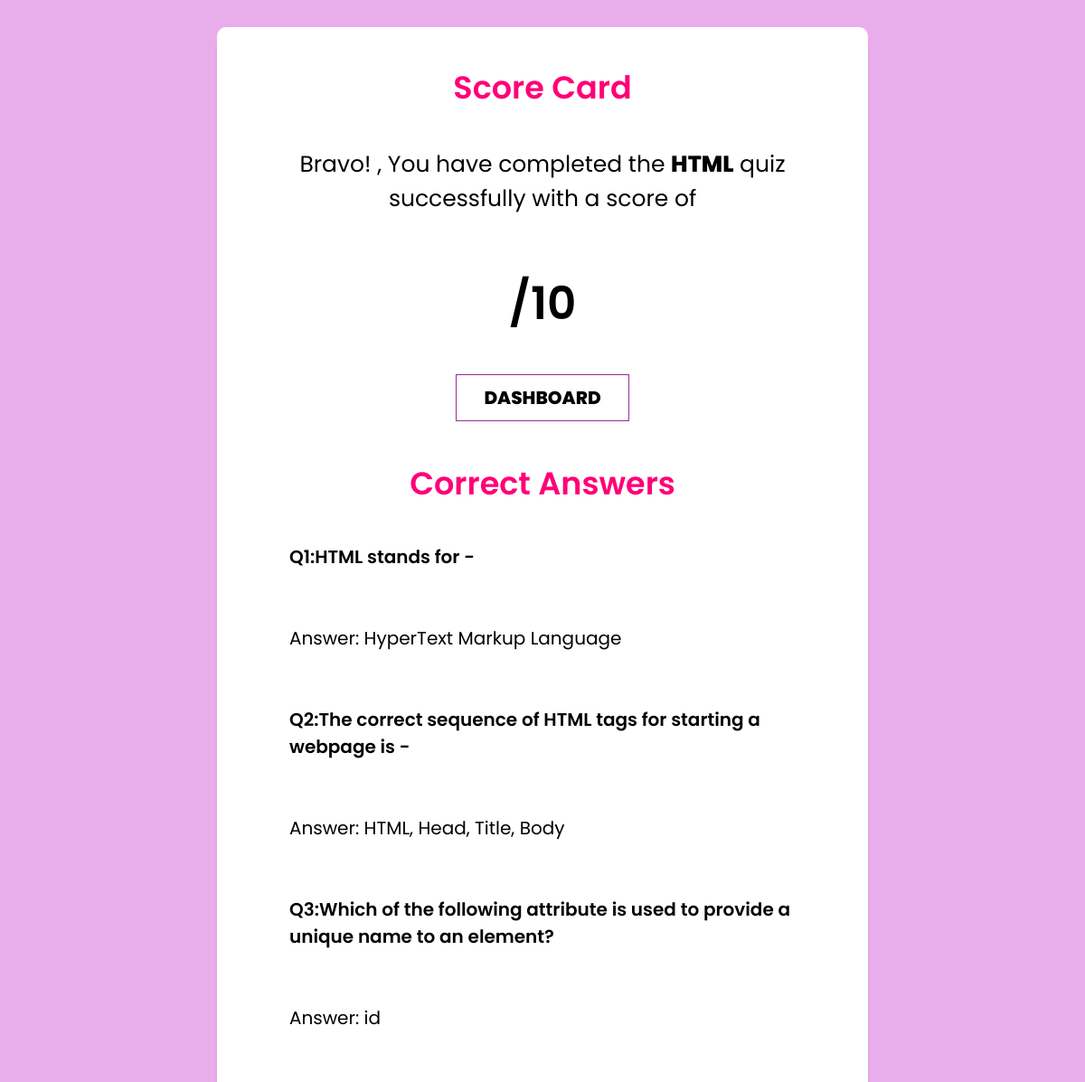
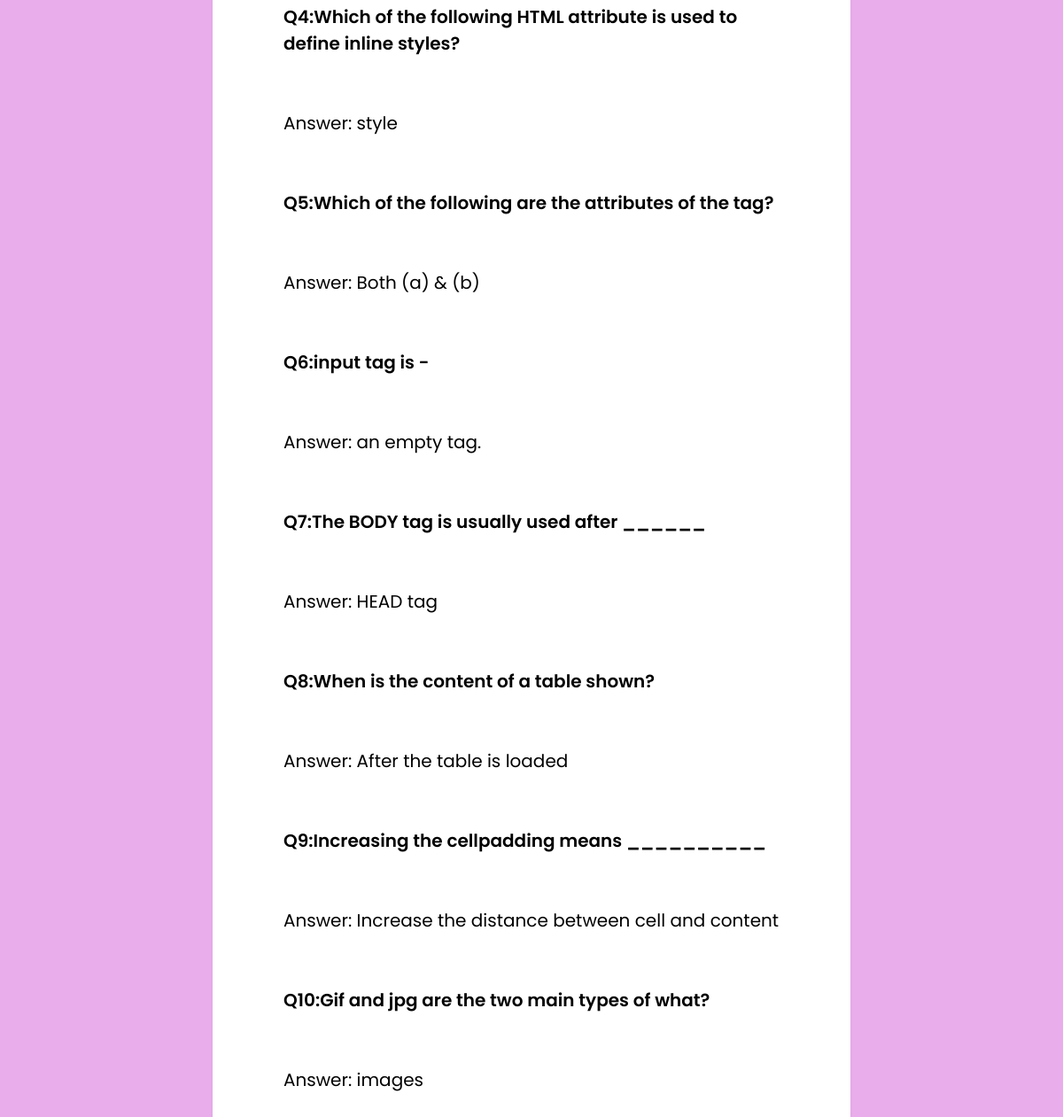
Screenshot of /resultpagehtml.php with the database file from the repository (2 pictures, top to bottom).
### tables this page shows
CREATE TABLE `htmlquestions` (
  `qid` int(11) NOT NULL,
  `question` varchar(255) NOT NULL
);

CREATE TABLE `htmlanswers` (
  `ans_id` int(255) NOT NULL,
  `answer` varchar(255) NOT NULL,
  `is_correct` int(255) NOT NULL,
  `ans_options` int(255) NOT NULL
);

### resultpagehtml.php (the view, shortened to what this page needs)
<?php
$con = mysqli_connect('localhost', 'root');
mysqli_select_db($con, 'quizdatabase');
?>
<!DOCTYPE html>
<html lang="en">
<head>
    <link rel="stylesheet" href="css/resultpage.css"></a>
</head>
<body>
    <div class="main_div">
        <div class="inner-div">
            <h1 class="question">Score Card</h1>
            <h3>Bravo! <span class="showname_quiz"><?php echo $_SESSION['username']; ?></span>, You have completed the <span class="showname_quiz">HTML</span> quiz successfully with a score of</h3>
            <div id="ShowScore" class="ScoreArea">
                ?>/10
                <br>
                <a href="mainpage.php" id="Exit">DASHBOARD</a>
            </div>
            <h1>Correct Answers</h1>
            <div class="showquestion">
                <?php
                for ($i = 1; $i <= 10; $i++) {
                    $q = "SELECT * FROM htmlquestions where qid=$i";
                    $query = mysqli_query($con, $q);
                    $ans_options = "SELECT * FROM htmlanswers WHERE ans_options=$i AND is_correct=1";
                    $ans_correct = mysqli_query($con, $ans_options);
                    $ans_correct_rows = mysqli_fetch_array($ans_correct);
                    while ($rows = mysqli_fetch_array($query)) {
                ?>
                        <div class="questionshow"><?php echo $rows['question']; ?></div>
                        <br>
                        <br>
                        <div class="answershow">Answer: <?php echo $ans_correct_rows['answer']; ?></div>
                        <br>
                        <br>
                <?php
                    }
                }
                ?>
            </div>
        </div>
    </div>
</body>
</html>

### css/resultpage.css (style rules this page uses)
* { margin: 0; padding: 0; font-family: 'Josefin Sans', sans-serif; font-family: 'Poppins', sans-serif; box-sizing: border-box; }
html { font-size: 62.5%; font-family: 300; }
.main_div { min-height: 100vh; display: grid; place-items: center; background-color: hsl(298, 61%, 80%); }
.inner-div { width: 60vw; margin-top: 30px; margin-bottom: 30px; background-color: #fff; padding: 3rem 8rem; border-radius: 1rem; box-shadow: 0 1rem 1rem -0.7rem rgba(0,0,0,0.4); }
.inner-div h1 { font-size: 3.5rem; font-weight: 600; margin: 1rem 0 4rem 0; text-align: center; color: rgb(255, 0, 119); }
.inner-div h3 { font-size: 2.5rem; font-weight: 400; text-align: center; }
#Exit { padding: 1rem 3rem; font-size: 2rem; font-weight: 800; display: inline-block; position: relative; margin: auto; color: black; background-color: transparent; border: 1px solid #962c96; margin-top: 4rem; cursor: pointer; }
a { text-decoration: none; color: black; }
#ShowScore { background-color: white; margin-top: 3rem; padding: 3rem 4rem; font-weight: 600; font-size: 50px; text-align: center; }
.showquestion { font-size: 20px; }
.questionshow { font-weight: 600; }
.showname_quiz { font-weight: 800; }

### rows the page displays
htmlquestions: question "Q1:HTML stands for -"
htmlanswers: answer "HyperText Markup Language"
htmlquestions: question "Q2:The correct sequence of HTML tags for starting a webpage is -"
htmlanswers: answer "HTML, Head, Title, Body"
htmlquestions: question "Q3:Which of the following attribute is used to provide a unique name to an element?"
htmlanswers: answer "id"
htmlquestions: question "Q4:Which of the following HTML attribute is used to define inline styles?"
htmlanswers: answer "style"
htmlquestions: question "Q5:Which of the following are the attributes of the tag?"
htmlanswers: answer "Both (a) & (b)"
htmlquestions: question "Q6:input tag is -"
htmlanswers: answer "an empty tag."
htmlquestions: question "Q7:The BODY tag is usually used after ______"
htmlanswers: answer "HEAD tag"
htmlquestions: question "Q8:When is the content of a table shown?"
htmlanswers: answer "After the table is loaded"
htmlquestions: question "Q9:Increasing the cellpadding means __________"
htmlanswers: answer "Increase the distance between cell and content"
htmlquestions: question "Q10:Gif and jpg are the two main types of what?"
htmlanswers: answer "images"
